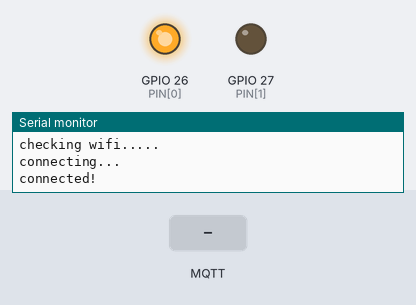
Bench run of a sketch on a simulated ESP32. On the bench: output pins drawn as LEDs (lit = HIGH), the last lines printed to the serial monitor. The inputs (shaded band) are chosen by the test bench. WiFi joins after 1.5 s; servers stay silent unless stated; random numbers use the default seed unless the sketch sets one; no MQTT or app messages arrive unless stated.

Above: at 3.2 s.
3.3 s: MQTT message "1" arrives on the first subscribed topic
At 4.0 s:
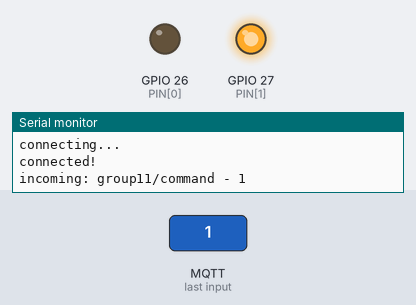
At 10.6 s:
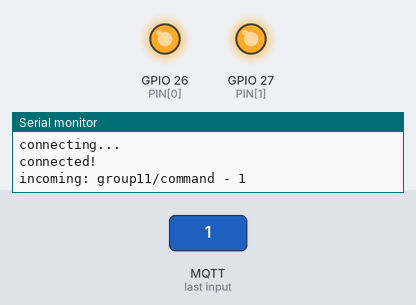
Timing chart, 0 to 10.8 s (numbered marks = the images above; inputs shaded):
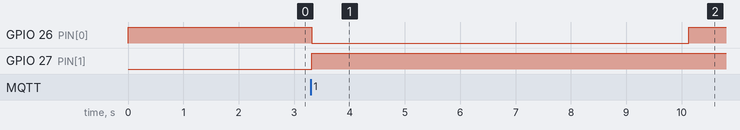

The sketch:

roulette.ino
```cpp
#include <WiFi.h>
#include <MQTT.h>

#include "DCMotor.h"
// imports DCMotor class which can be found in the last version

const char ssid[] = "Premarital Homicide";
const char pass[] = "lilmimicoe";

const char mqtt_broker[]="test.mosquitto.org";
const char mqtt_topic[]="group11/command";
const char mqtt_status[]="group11/status";

int MQTT_PORT=1883;

WiFiClient net;
MQTTClient client;

void connect() {
  Serial.print("checking wifi...");
  while (WiFi.status() != WL_CONNECTED) {
    Serial.print(".");
    delay(1000);
  }

  Serial.print("\nconnecting...");
  while (!client.connect("1tfMax0g3PahDg0vd5")) {  // connection ID should be unique
    Serial.print(".");
    delay(1000);
  }

  Serial.println("\nconnected!");

  client.subscribe(mqtt_topic);
  client.subscribe(mqtt_status);
  // client.unsubscribe("/hello");
}

bool BUTTON;

void messageReceived(String &topic, String &payload) {
  Serial.println("incoming: " + topic + " - " + payload);
  BUTTON = (payload == "1");

  // Note: Do not use the client in the callback to publish, subscribe or
  // unsubscribe as it may cause deadlocks when other things arrive while
  // sending and receiving acknowledgments. Instead, change a global variable,
  // or push to a queue and handle it in the loop after calling `client.loop()`.
}

const uint8_t PIN[2] = {26,27}; // motor driver ports
DCMotor motor = DCMotor(PIN, true, false);

uint8_t mode;
int random_delay;

void setup() {
  WiFi.begin(ssid, pass);

  // Note: Local domain names (e.g. "Computer.local" on OSX) are not supported
  // by Arduino. You need to set the IP address directly.
  client.begin(mqtt_broker, MQTT_PORT, net);
  client.onMessage(messageReceived);

  pinMode(PIN[0], OUTPUT);
  pinMode(PIN[1], OUTPUT);
  Serial.begin(9600);
  connect();

  mode = 0; // set initial mode to 0
  client.publish(mqtt_status, "Mode 0: Waiting for user command...");
  BUTTON = false;
}

void loop() {
  client.loop();
  delay(10);  // <- fixes some issues with WiFi stability

  if (!client.connected()) {
    connect();
  }

  switch(mode) {
    case 0x0: // waiting for button input
      if(!BUTTON)
        break;

      mode++;
      client.publish(mqtt_status, "Mode 1: Randomizing...");
      BUTTON = false;
      break;

    case 0x1: // randomize (spinning the roulette)
      motor.setClockwise(true);
      motor.setRotate(true);

      random_delay = random(5000, 10000); // random a 'roulette spin time' within 5 to 10 seconds
      delay(random_delay);

      motor.setRotate(false);
      mode++;
      BUTTON = false;
      client.publish(mqtt_status, "Mode 2: Randomization completed, Waiting for user to lift off the button...");
      break;

    case 0x2: // user must lift off the button first to continue to the next mode
      if(BUTTON) {
        client.publish(mqtt_topic, "reset");
        delay(1000); // <- these 2 lines are here to handle spamming
        break;
      }

      mode++;
      client.publish(mqtt_status, "Mode 3: Push the button to continue...");
      break;

    case 0x3: // wait user to push the button to restart
      if(!BUTTON)
        break;

      // Program can reach this part if user pushes.
      mode = 0;
      BUTTON = false;
      client.publish(mqtt_status, "Mode 0: Waiting for user input...");

      motor.setClockwise(false);
      motor.setRotate(true);
      break;
  }
}
```

DCMotor.h
```cpp
class DCMotor{
private:
  const uint8_t* PIN;
  bool rotate, isClockwise;

  void writePIN(){
    digitalWrite(PIN[0], isClockwise && rotate ? LOW : HIGH);
    digitalWrite(PIN[1], !isClockwise && rotate ? LOW : HIGH);
  }

public:
  DCMotor(const uint8_t* PIN_, bool rot = false, bool clockwise = false) {
    PIN = PIN_;
    rotate = rot;
    isClockwise = clockwise;
    writePIN();
  }

  void setRotate(bool rot){
    rotate = rot;
    writePIN();
  }

  void setClockwise(bool clockwise) {
    isClockwise = clockwise;
    writePIN();
  }
};
```

Measured:
- after the input at 3.3 s, GPIO 26 (PIN[0]): HIGH → LOW at once, → HIGH 6.8 s later; GPIO 27 (PIN[1]): LOW → HIGH at once
